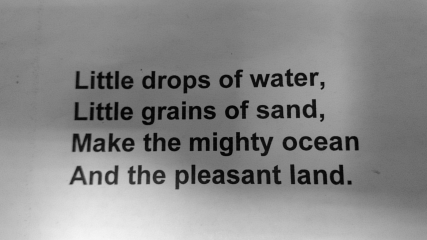
#> input picture HW5/images/01.tif, 427 x 240 px; its folder holds only this picture in this run
$ jupyter execute HW5.ipynb   (shell and % lines are left out)
#> lines starting #> are read from the running program, lines starting #| are printed output that depends on the picture
[cell 1]
import numpy as np
import matplotlib.pyplot as plt

import os
import cv2

import time as time_lib

import scipy
import pandas as pd
import seaborn as sns

from collections import defaultdict
from tqdm import tqdm

Для детекции ключевых точек достаточно загрузить изображения в Grayscale.

[cell 2]
IMAGES = []
DIR_IMAGES = './images'

for root, dirs, files in os.walk(DIR_IMAGES):
    # чтобы файл 01 был первым и т.д
    files.sort()
    for f in files:
        path = os.path.join(root, f)
        IMAGES.append(cv2.imread(path, cv2.IMREAD_GRAYSCALE))

len(IMAGES)
#> Out = 1

[cell 3]
def find_descriptors(detector, images):
    all_descs = []
    kp_count = 0
    for img in images:
        kps, descr = detector.detectAndCompute(img, None)
        kp_count += len(kps)
        all_descs.append(descr)
    return all_descs, kp_count

# round all floats to 4 digits
def fmt_f(f: float):
    return round(f, 4)

def profile(func, *args, times=5, **kwargs):
#> called with times = 5
    ts = []
    for t in range(times):
        begin = time_lib.time()
        result = func(*args, **kwargs)
        end = time_lib.time()
        ts.append(end - begin)
    ts = np.array(ts)
    return result, ts.mean(), ts.std()

[cell 4]
(BRISK_DESCS, kp_count), t, t_std = profile(find_descriptors, cv2.BRISK_create(), IMAGES)
#> BRISK_DESCS = 1 item; kp_count = 1047; t = 0.0321; t_std = 0.00121
print(f'BRISK: {fmt_f(t * 1000 / kp_count)} +- {fmt_f(t_std * 1000 / kp_count)} ms per kp')
#| BRISK: 0.0307 +- 0.0012 ms per kp

(SIFT_DESCS, kp_count), t, t_std = profile(find_descriptors, cv2.SIFT_create(), IMAGES)
#> SIFT_DESCS = 1 item; kp_count = 614; t = 0.104; t_std = 0.0084
print(f'SIFT: {fmt_f(t * 1000 / kp_count)} +- {fmt_f(t_std * 1000 / kp_count)} ms per kp')
#| SIFT: 0.1694 +- 0.0137 ms per kp

(ORB_DESCS, kp_count), t, t_std = profile(find_descriptors, cv2.ORB_create(), IMAGES)
#> ORB_DESCS = 1 item; kp_count = 478; t = 0.00695; t_std = 5.16e-05
print(f'ORB: {fmt_f(t * 1000 / kp_count)} +- {fmt_f(t_std * 1000 / kp_count)} ms per kp')
#| ORB: 0.0145 +- 0.0001 ms per kp

По скорости ORB выигрывает с значительным запасом - в 7-8 раз быстрее BRISK и в 4-5 раз быстрее SIFT на данных картинках.

[cell 5]
def find_repeatability(descs, norm=cv2.NORM_L2):
#> called with norm = 6
    reps = []
#> reps = []
    # simple all vs all matching, use it to speed up vs bare python
    bf = cv2.BFMatcher(norm, crossCheck=True)
    for i, d1 in enumerate(descs):
        total_matches = {k: 0 for k in range(len(d1))}
        for j, d2 in enumerate(descs):
            # skip same descriptor
            if i == j:
                continue
            matches = bf.match(d1, d2)
            for match in matches:
                total_matches[match.queryIdx] += 1

        values = list(total_matches.values())
        rep = np.mean(np.array(values) / (len(descs) - 1))
        reps.append(rep)
#> this loop made 1 pass
#> rep on pass 1: nan
#> after the loop, reps = [nan]
    return reps

[cell 6]
# https://docs.opencv.org/4.x/dc/dc3/tutorial_py_matcher.html - hamming recommended
brisk_reps = find_repeatability(BRISK_DESCS, norm=cv2.NORM_HAMMING)
#> brisk_reps = [nan]

[cell 7]

sift_reps = find_repeatability(SIFT_DESCS, norm=cv2.NORM_L2)
#> the loop in find_repeatability (call 2), `for i, d1 in enumerate(descs):` made 1 pass
#> sift_reps = [nan]

[cell 8]
# https://docs.opencv.org/4.x/dc/dc3/tutorial_py_matcher.html - hamming recommended
orb_reps = find_repeatability(ORB_DESCS, norm=cv2.NORM_HAMMING)
#> orb_reps = [nan]

[cell 9]
data_for_df = {
    'brisk_rep': brisk_reps,
    'sift_rep': sift_reps,
    'orb_rep': orb_reps
}
#> data_for_df = {'brisk_rep': [nan], 'sift_rep': [nan], 'orb_rep': [nan]}
data_for_df['photo_num'] = np.arange(1, len(IMAGES) + 1)

data = pd.DataFrame(data=data_for_df)
#> data = table of 1 rows and 4 columns
data
#> Out = table of 1 rows and 4 columns

[cell 10]
import itertools

sns.set_style('darkgrid')
fig, axs = plt.subplots(figsize=(12,12), ncols=2, nrows=2)
for name, ax in zip(['brisk', 'sift', 'orb'], itertools.chain(*axs)):
    sns.lineplot(data=data, x='photo_num',y=f'{name}_rep', label=name, ax=ax)

for name in ['brisk', 'sift', 'orb']:
    sns.lineplot(data=data, x='photo_num',y=f'{name}_rep', label=name, ax=axs[-1][-1])
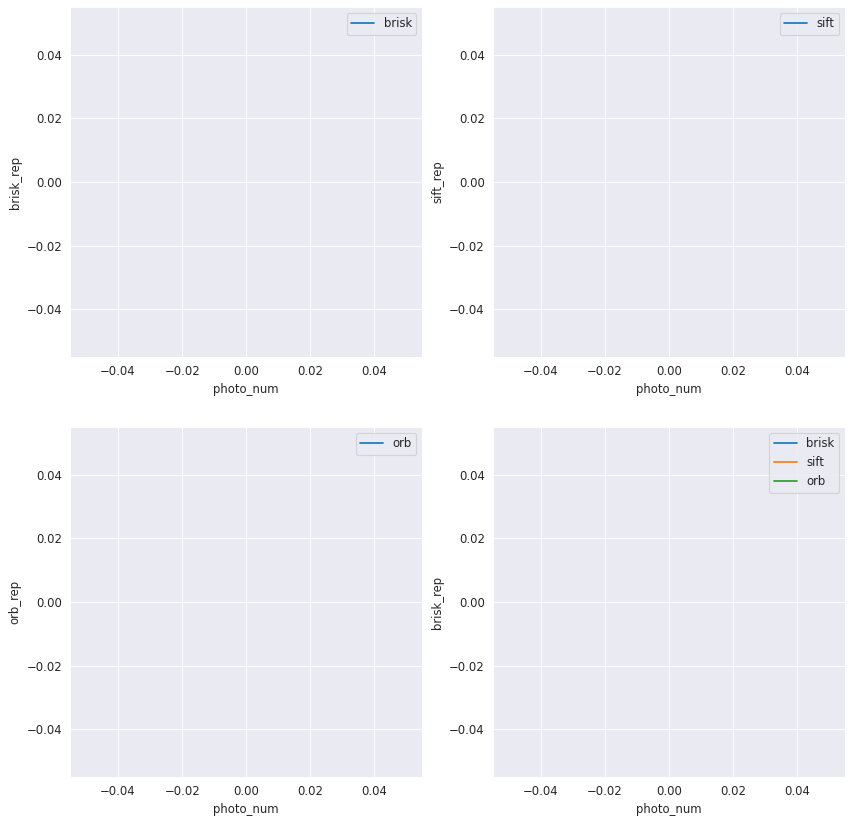
#> figure drawn by matplotlib, 4 panels
